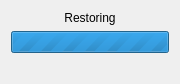
<?xml version="1.0" encoding="UTF-8"?>
<ui version="4.0">
 <class>StateDialog</class>
 <widget class="QDialog" name="StateDialog">
  <property name="geometry">
   <rect>
    <x>0</x>
    <y>0</y>
    <width>180</width>
    <height>48</height>
   </rect>
  </property>
  <property name="windowTitle">
   <string>State management</string>
  </property>
  <layout class="QVBoxLayout" name="verticalLayout">
   <item>
    <widget class="QLabel" name="label">
     <property name="text">
      <string>Restoring</string>
     </property>
     <property name="alignment">
      <set>Qt::AlignCenter</set>
     </property>
    </widget>
   </item>
   <item>
    <widget class="QProgressBar" name="progressBar">
     <property name="maximum">
      <number>0</number>
     </property>
     <property name="value">
      <number>-1</number>
     </property>
    </widget>
   </item>
   <item>
    <widget class="QLabel" name="logLabel">
     <property name="text">
      <string/>
     </property>
    </widget>
   </item>
  </layout>
 </widget>
 <resources/>
 <connections/>
</ui>
